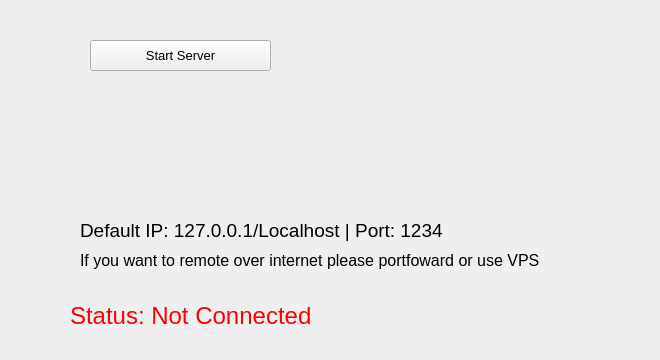
            <widget class="QWidget" name="Remote">
             <attribute name="title">
              <string>Remote</string>
             </attribute>
             <widget class="QPushButton" name="Remote_Button">
              <property name="geometry">
               <rect>
                <x>90</x>
                <y>40</y>
                <width>181</width>
                <height>31</height>
               </rect>
              </property>
              <property name="font">
               <font>
                <pointsize>10</pointsize>
               </font>
              </property>
              <property name="text">
               <string>Start Server</string>
              </property>
              <property name="checkable">
               <bool>false</bool>
              </property>
              <property name="checked">
               <bool>false</bool>
              </property>
              <property name="default">
               <bool>false</bool>
              </property>
              <property name="flat">
               <bool>false</bool>
              </property>
             </widget>
             <widget class="QLabel" name="IP_Label">
              <property name="geometry">
               <rect>
                <x>80</x>
                <y>215</y>
                <width>561</width>
                <height>31</height>
               </rect>
              </property>
              <property name="font">
               <font>
                <pointsize>14</pointsize>
               </font>
              </property>
              <property name="text">
               <string>Default IP: 127.0.0.1/Localhost | Port: 1234</string>
              </property>
             </widget>
             <widget class="QLabel" name="Status_Label">
              <property name="geometry">
               <rect>
                <x>70</x>
                <y>280</y>
                <width>581</width>
                <height>71</height>
               </rect>
              </property>
              <property name="font">
               <font>
                <pointsize>18</pointsize>
               </font>
              </property>
              <property name="styleSheet">
               <string notr="true">color: rgb(255, 0, 0);</string>
              </property>
              <property name="text">
               <string>Status: Not Connected</string>
              </property>
             </widget>
             <widget class="QLabel" name="VpsInfo_Label">
              <property name="geometry">
               <rect>
                <x>80</x>
                <y>250</y>
                <width>561</width>
                <height>21</height>
               </rect>
              </property>
              <property name="font">
               <font>
                <pointsize>12</pointsize>
               </font>
              </property>
              <property name="text">
               <string>If you want to remote over internet please portfoward or use VPS</string>
              </property>
             </widget>
            </widget>
